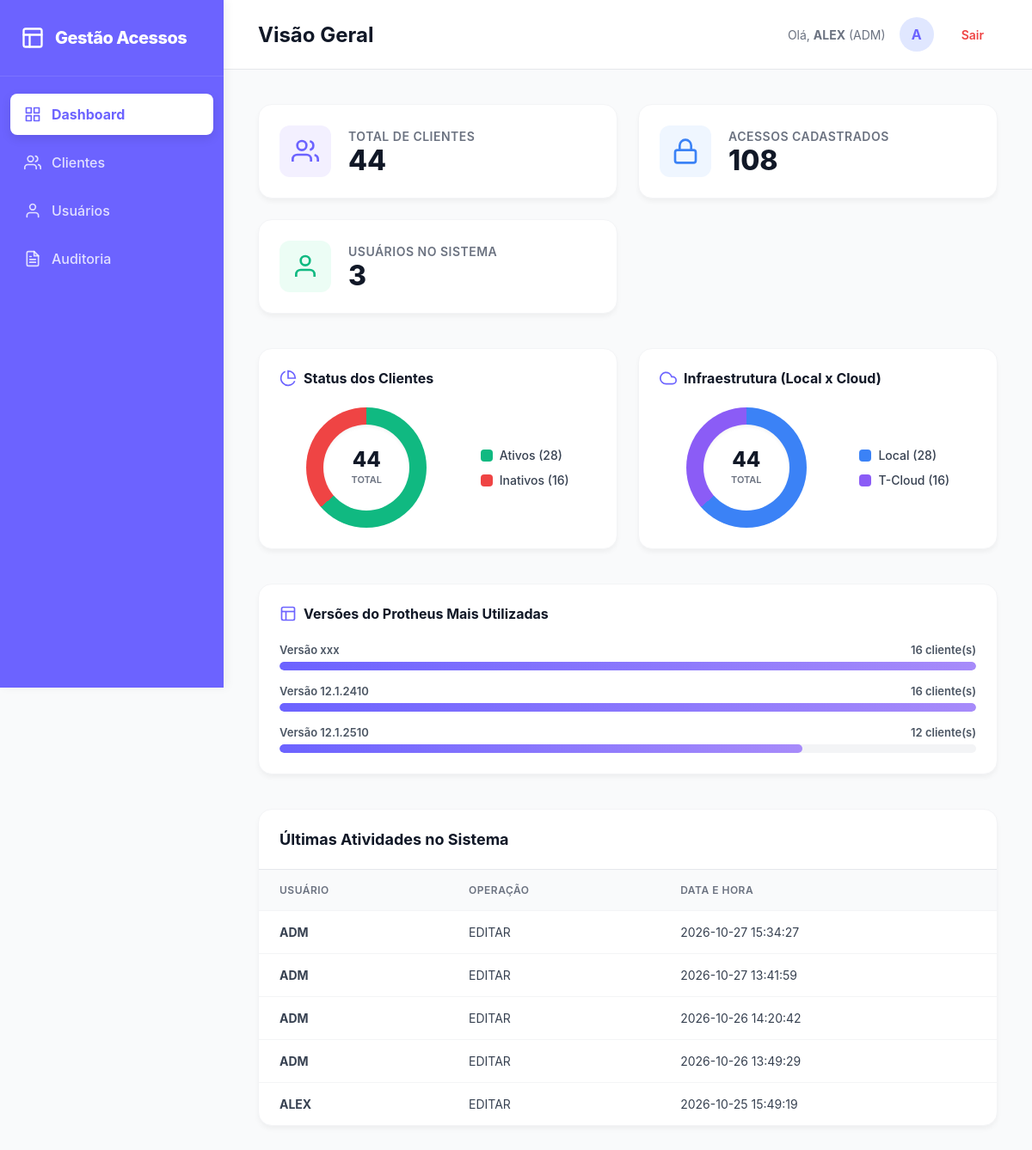
The app's page /dashboard (signed in) with its own data.
### tables this page shows
CREATE TABLE logs_auditoria (
    id INTEGER PRIMARY KEY AUTOINCREMENT,
    usuario_id INTEGER,
    username TEXT,
    data_hora TEXT NOT NULL DEFAULT (datetime('now','localtime')),
    operacao TEXT NOT NULL,
    entidade TEXT,
    entidade_id INTEGER,
    campo_alterado TEXT,
    valor_anterior TEXT,
    valor_novo TEXT,
    resultado TEXT,
    sessao_id TEXT,
    ip TEXT
);

### routes/dashboard.py (the view)
@dashboard_bp.route("/")
@dashboard_bp.route("/dashboard")
@login_required
def index():
    conn = get_connection()
    total_clientes = conn.execute("SELECT COUNT(*) FROM clientes").fetchone()[0]
    total_acessos = conn.execute("SELECT COUNT(*) FROM acessos").fetchone()[0]
    total_usuarios = conn.execute("SELECT COUNT(*) FROM usuarios").fetchone()[0]
    clientes_ativos = conn.execute("SELECT COUNT(*) FROM clientes WHERE status = 'ativo' OR status IS NULL").fetchone()[0]
    clientes_inativos = conn.execute("SELECT COUNT(*) FROM clientes WHERE status = 'inativo'").fetchone()[0]
    clientes_local = conn.execute("SELECT COUNT(*) FROM clientes WHERE tipo_cliente = 'LOCAL'").fetchone()[0]
    clientes_tcloud = conn.execute("SELECT COUNT(*) FROM clientes WHERE tipo_cliente = 'T-CLOUD'").fetchone()[0]
    versoes = conn.execute("""
        SELECT versao_protheus, COUNT(*) as qtd
        FROM clientes
        WHERE versao_protheus IS NOT NULL AND versao_protheus != ''
        GROUP BY versao_protheus
        ORDER BY qtd DESC LIMIT 5
    """).fetchall()
    try:
        ultimos_logs = conn.execute("SELECT username, operacao, data_hora FROM logs_auditoria ORDER BY id DESC LIMIT 5").fetchall()
    except Exception:
        ultimos_logs = []
    conn.close()
    def calc_porcentagem(valor, total):
        return (valor / total * 100) if total > 0 else 0
    dados_graficos = {
        "pct_ativos": calc_porcentagem(clientes_ativos, total_clientes),
        "pct_inativos": calc_porcentagem(clientes_inativos, total_clientes),
        "pct_local": calc_porcentagem(clientes_local, total_clientes),
        "pct_tcloud": calc_porcentagem(clientes_tcloud, total_clientes),
        "versoes": versoes,
        "max_versao": max([v['qtd'] for v in versoes]) if versoes else 1
    }
    nome_usuario = session.get("usuario_nome", "Usuário")
    nivel_usuario = session.get("usuario_nivel", "USER")
    return render_template(
        "dashboard.html",
        total_clientes=total_clientes,
        total_acessos=total_acessos,
        total_usuarios=total_usuarios,
        clientes_ativos=clientes_ativos,
        clientes_inativos=clientes_inativos,
        clientes_local=clientes_local,
        clientes_tcloud=clientes_tcloud,
        ultimos_logs=ultimos_logs,
        nome_usuario=nome_usuario,
        nivel_usuario=nivel_usuario,
        dados_graficos=dados_graficos
    )

### database/db.py (called while the page is built)
def get_connection():
    conn = sqlite3.connect(Config.DATABASE_PATH)
    conn.row_factory = sqlite3.Row
    conn.execute("PRAGMA foreign_keys = ON")
    return conn

### routes/auth.py (called while the page is built)
def login_required(f):
    @wraps(f)
    def decorated_function(*args, **kwargs):
        if "usuario_id" not in session:
            flash("Você precisa fazer login.", "error")
            return redirect(url_for("auth.login"))
        return f(*args, **kwargs)
    return decorated_function

### services/csrf_service.py (called while the page is built)
def csrf_protect():
    if request.method in ("POST", "PUT", "PATCH", "DELETE"):
        sent = request.form.get("_csrf_token") or request.headers.get("X-CSRF-Token")
        esperado = session.get("_csrf_token")
        if not sent or not esperado or not hmac.compare_digest(sent, esperado):
            if request.is_json or request.path.startswith("/api/"):
                return jsonify({"erro": "CSRF inválido"}), 400
            abort(400, description="Token CSRF ausente ou inválido.")

### templates/dashboard.html (shortened to what this page needs)
<!DOCTYPE html>
<html lang="pt-BR">
<head>
</head>
<body>
    <aside class="sidebar">
        <div class="sidebar-header">
            <svg width="28" height="28" viewBox="0 0 24 24" fill="none" stroke="currentColor" stroke-width="2" stroke-linecap="round" stroke-linejoin="round"><rect x="3" y="3" width="18" height="18" rx="2" ry="2"></rect><line x1="3" y1="9" x2="21" y2="9"></line><line x1="9" y1="21" x2="9" y2="9"></line></svg>
            <h2>Gestão Acessos</h2>
        </div>
        <nav>
            <a href="/dashboard" class="nav-item active"><svg viewBox="0 0 24 24" fill="none" stroke="currentColor" stroke-width="2" stroke-linecap="round" stroke-linejoin="round"><rect x="3" y="3" width="7" height="7"></rect><rect x="14" y="3" width="7" height="7"></rect><rect x="14" y="14" width="7" height="7"></rect><rect x="3" y="14" width="7" height="7"></rect></svg>Dashboard</a>
            <a href="/clientes" class="nav-item"><svg viewBox="0 0 24 24" fill="none" stroke="currentColor" stroke-width="2" stroke-linecap="round" stroke-linejoin="round"><path d="M17 21v-2a4 4 0 0 0-4-4H5a4 4 0 0 0-4 4v2"></path><circle cx="9" cy="7" r="4"></circle><path d="M23 21v-2a4 4 0 0 0-3-3.87"></path><path d="M16 3.13a4 4 0 0 1 0 7.75"></path></svg>Clientes</a>
            {% if session.get('usuario_nivel') == 'ADM' %}
            <a href="/usuarios" class="nav-item"><svg viewBox="0 0 24 24" fill="none" stroke="currentColor" stroke-width="2" stroke-linecap="round" stroke-linejoin="round"><path d="M20 21v-2a4 4 0 0 0-4-4H8a4 4 0 0 0-4 4v2"></path><circle cx="12" cy="7" r="4"></circle></svg>Usuários</a>
            {% endif %}
            {% if session.get('usuario_nivel') == 'ADM' or 'auditoria_visualizar' in session.get('usuario_permissoes', '') %}
            <a href="/auditoria" class="nav-item">Auditoria</a>
            {% endif %}
        </nav>
    </aside>
    <div class="main-content">
        <header class="topbar">
            <h1>Visão Geral</h1>
            <div class="user-profile">
                <span>Olá, <strong>{{ nome_usuario }}</strong> ({{ nivel_usuario }})</span>
                <div class="user-avatar">{{ nome_usuario[0] | upper }}</div>
                <a href="{{ url_for('auth.logout') }}" class="logout-btn">Sair</a>
            </div>
        </header>
        <main class="content">
            <div class="cards-grid">
                <div class="card">
                    <div class="card-icon roxo">
                        <svg width="32" height="32" viewBox="0 0 24 24" fill="none" stroke="currentColor" stroke-width="2"><path d="M17 21v-2a4 4 0 0 0-4-4H5a4 4 0 0 0-4 4v2"></path><circle cx="9" cy="7" r="4"></circle><path d="M23 21v-2a4 4 0 0 0-3-3.87"></path><path d="M16 3.13a4 4 0 0 1 0 7.75"></path></svg>
                    </div>
                    <div class="card-info">
                        <h3>Total de Clientes</h3>
                        <p>{{ total_clientes }}</p>
                    </div>
                </div>
                <div class="card">
                    <div class="card-icon azul">
                        <svg width="32" height="32" viewBox="0 0 24 24" fill="none" stroke="currentColor" stroke-width="2"><rect x="3" y="11" width="18" height="11" rx="2" ry="2"></rect><path d="M7 11V7a5 5 0 0 1 10 0v4"></path></svg>
                    </div>
                    <div class="card-info">
                        <h3>Acessos Cadastrados</h3>
                        <p>{{ total_acessos }}</p>
                    </div>
                </div>
                <div class="card">
                    <div class="card-icon verde">
                        <svg width="32" height="32" viewBox="0 0 24 24" fill="none" stroke="currentColor" stroke-width="2"><path d="M20 21v-2a4 4 0 0 0-4-4H8a4 4 0 0 0-4 4v2"></path><circle cx="12" cy="7" r="4"></circle></svg>
                    </div>
                    <div class="card-info">
                        <h3>Usuários no Sistema</h3>
                        <p>{{ total_usuarios }}</p>
                    </div>
                </div>
            </div>
            <div class="charts-grid">
                <div class="chart-card">
                    <div class="chart-title">
                        <svg viewBox="0 0 24 24" fill="none" stroke="currentColor" stroke-width="2"><path d="M21.21 15.89A10 10 0 1 1 8 2.83"></path><path d="M22 12A10 10 0 0 0 12 2v10z"></path></svg>
                        Status dos Clientes
                    </div>
                    <div class="donut-wrapper">
                        <div class="donut" style="background: conic-gradient(#10b981 0% {{ dados_graficos.pct_ativos }}%, #ef4444 {{ dados_graficos.pct_ativos }}% 100%);">
                            <div class="donut-inner">
                                <span>{{ total_clientes }}</span>
                                <small>Total</small>
                            </div>
                        </div>
                        <div class="legend">
                            <div class="legend-item">
                                <div class="legend-color" style="background-color: #10b981;"></div>
                                Ativos ({{ clientes_ativos }})
                            </div>
                            <div class="legend-item">
                                <div class="legend-color" style="background-color: #ef4444;"></div>
                                Inativos ({{ clientes_inativos }})
                            </div>
                        </div>
                    </div>
                </div>
                <div class="chart-card">
                    <div class="chart-title">
                        <svg viewBox="0 0 24 24" fill="none" stroke="currentColor" stroke-width="2"><path d="M18 10h-1.26A8 8 0 1 0 9 20h9a5 5 0 0 0 0-10z"></path></svg>
                        Infraestrutura (Local x Cloud)
                    </div>
                    <div class="donut-wrapper">
                        <div class="donut" style="background: conic-gradient(#3b82f6 0% {{ dados_graficos.pct_local }}%, #8b5cf6 {{ dados_graficos.pct_local }}% 100%);">
                            <div class="donut-inner">
                                <span>{{ total_clientes }}</span>
                                <small>Total</small>
                            </div>
                        </div>
                        <div class="legend">
                            <div class="legend-item">
                                <div class="legend-color" style="background-color: #3b82f6;"></div>
                                Local ({{ clientes_local }})
                            </div>
                            <div class="legend-item">
                                <div class="legend-color" style="background-color: #8b5cf6;"></div>
                                T-Cloud ({{ clientes_tcloud }})
                            </div>
                        </div>
                    </div>
                </div>
            </div>
            <div class="chart-card" style="margin-bottom: 40px;">
                <div class="chart-title">
                    <svg viewBox="0 0 24 24" fill="none" stroke="currentColor" stroke-width="2"><rect x="3" y="3" width="18" height="18" rx="2" ry="2"></rect><line x1="3" y1="9" x2="21" y2="9"></line><line x1="9" y1="21" x2="9" y2="9"></line></svg>
                    Versões do Protheus Mais Utilizadas
                </div>
                <div class="bar-chart">
                    {% if dados_graficos.versoes %}
                        {% for versao in dados_graficos.versoes %}
                            {% set pct = (versao['qtd'] / dados_graficos.max_versao * 100) | round(0) | int %}
                            <div class="bar-item">
                                <div class="bar-info">
                                    <span>Versão {{ versao['versao_protheus'] }}</span>
                                    <span>{{ versao['qtd'] }} cliente(s)</span>
                                </div>
                                <div class="bar-track">
                                    <div class="bar-fill" style="width: {{ pct }}%;"></div>
                                </div>
                            </div>
                        {% endfor %}
                    {% else %}
                        <p class="empty-msg">Nenhuma versão do Protheus cadastrada ainda.</p>
                    {% endif %}
                </div>
            </div>
            <div class="activity-section">
                <div class="activity-header">
                    <h2>Últimas Atividades no Sistema</h2>
                </div>
                {% if ultimos_logs %}
                    <table class="activity-table">
                        <thead>
                            <tr>
                                <th>Usuário</th>
                                <th>Operação</th>
                                <th>Data e Hora</th>
                            </tr>
                        </thead>
                        <tbody>
                            {% for log in ultimos_logs %}
                            <tr>
                                <td><strong>{{ log['username'] or 'Sistema' }}</strong></td>
                                <td>{{ log['operacao'] }}</td>
                                <td>{{ log['data_hora'] }}</td>
                            </tr>
                            {% endfor %}
                        </tbody>
                    </table>
                {% else %}
                    <div class="empty-msg">Nenhuma atividade registrada ainda.</div>
                {% endif %}
            </div>
        </main>
    </div>
</body>
</html>

### records on screen
logs_auditoria: username "ALEX", operacao "EDITAR", data_hora "2026-10-25 15:49:19"
logs_auditoria: username "ADM", operacao "EDITAR", data_hora "2026-10-27 15:34:27"
logs_auditoria: username "ADM", operacao "EDITAR", data_hora "2026-10-27 13:41:59"
logs_auditoria: username "ADM", operacao "EDITAR", data_hora "2026-10-26 14:20:42"
logs_auditoria: username "ADM", operacao "EDITAR", data_hora "2026-10-26 13:49:29"

### other values on screen
{{ nivel_usuario }} "ADM"
{{ nome_usuario[0] | upper }} "A"
{{ total_clientes }} "44"
{{ total_acessos }} "108"
{{ total_usuarios }} "3"
{{ clientes_ativos }} "28"
{{ clientes_inativos }} "16"
{{ clientes_local }} "28"
{{ clientes_tcloud }} "16"
{{ versao['versao_protheus'] }} "xxx" "12.1.2410" "12.1.2510"
{{ versao['qtd'] }} "16" "16" "12"
